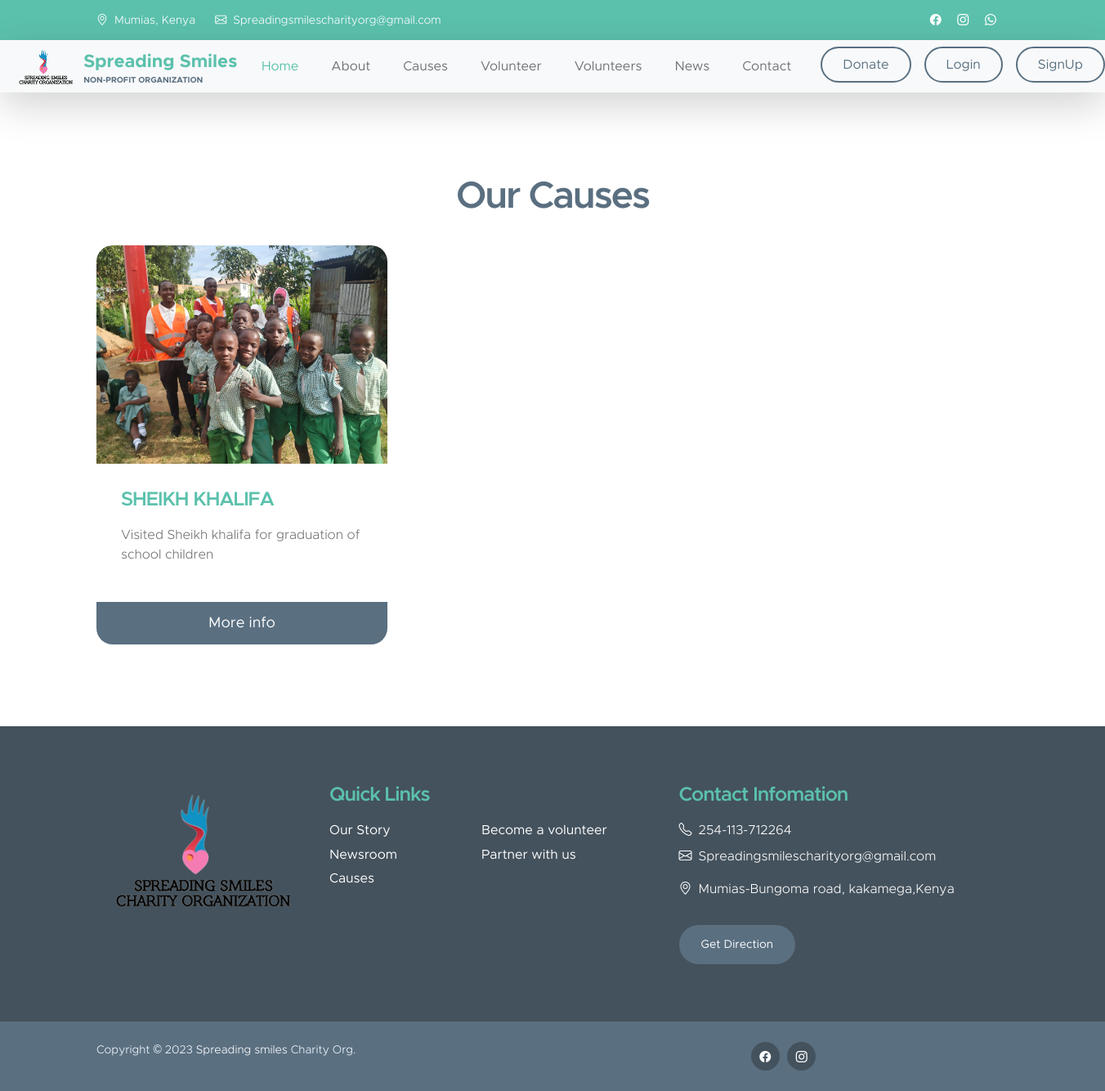
/causes, run on an earlier commit of the app's database.
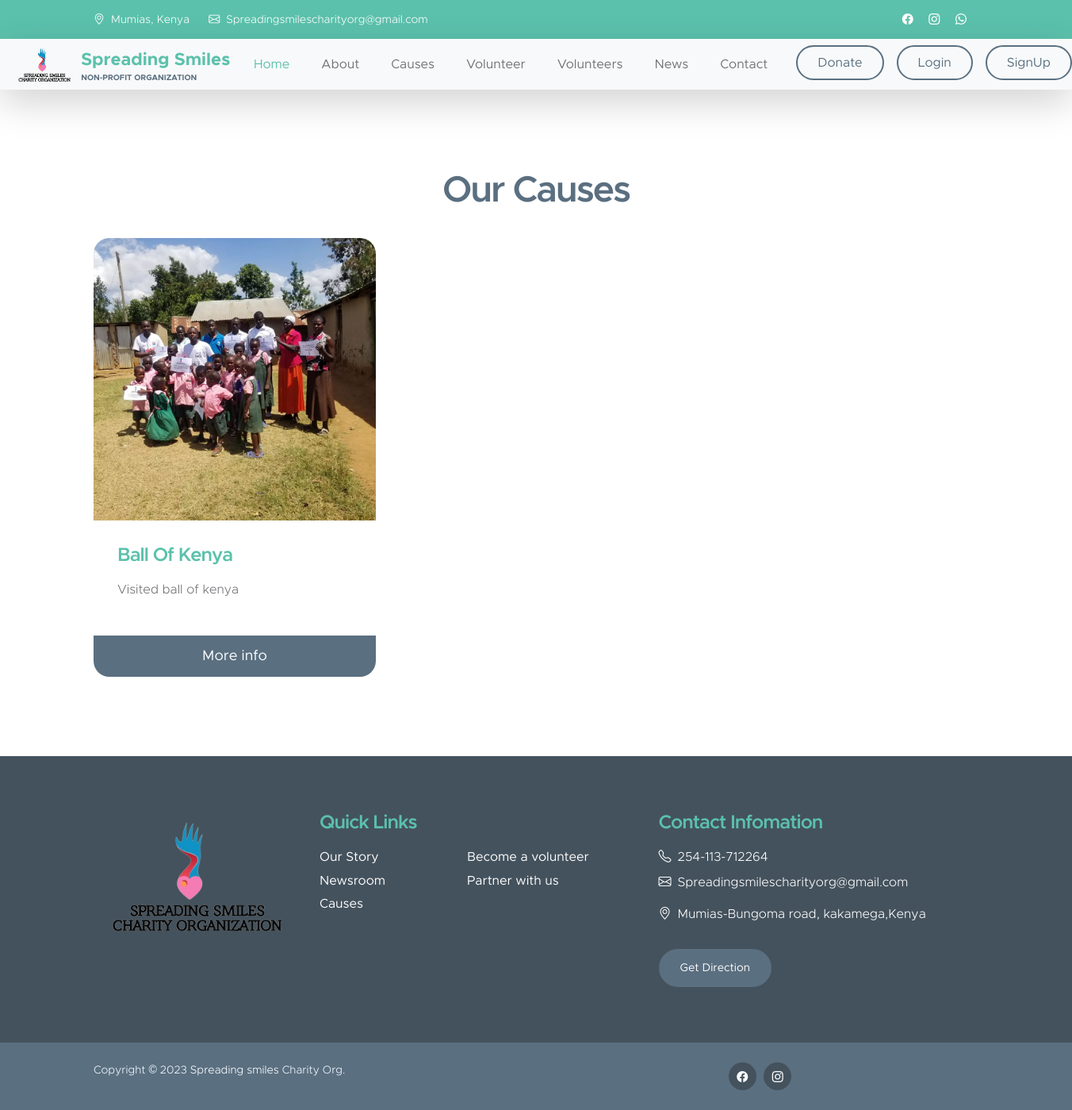
And on a later commit of the database.
### main_app/models.py (models this page shows, shortened)
class cause(models.Model):
    Title= models.CharField(max_length=40)
    profile= models.ImageField(upload_to='upload/cause')
    summary = models.CharField(max_length=300)
    info = models.CharField(max_length=10000)

### main_app/views.py (the view)
# urls.py: path('causes', views.Causes, name="Causes"),
def Causes(request):
    causes = cause.objects.all()
    return render(request, "causes.html", {"causes": causes})

### main_app/templates/causes.html (shortened to what this page needs)
{% extends "layouts/master.html" %}
{% load static %}
{% block body %}
<section class="section-padding" id="section_3">
    <div class="container">
                <div class="row">
                    <div class="col-lg-12 col-12 text-center mb-4">
                        <h2>Our Causes</h2>
                    </div>
 {% for cause in causes %}
                    <div class="col-lg-4 col-md-6 col-12 mb-4 mb-lg-0">
                        <div class="custom-block-wrap">
                            <img src="{{cause.profile.url}}"
                                class="custom-block-image img-fluid" alt="">
                            <div class="custom-block">
                                <div class="custom-block-body">
                                    <h5 class="mb-3">{{cause.Title}} </h5>
                                    <p> {{cause.summary}} </p>
                                </div>
                                <a href="{% url 'more_causes' cause.id %}" class="custom-btn btn">More info</a>
                            </div>
                        </div>
                    </div>
{% endfor %}
                </div>
        </div>
</section>
{% endblock body %}

### main_app/templates/layouts/master.html (shortened to what this page needs)
{% load static %}
<!doctype html>
<html lang="en">
<head>
    <link href="{% static 'css/bootstrap.min.css' %}" rel="stylesheet">
    <link href="{% static 'css/bootstrap-icons.css' %}" rel="stylesheet">
    <link href="{% static 'css/templatemo-kind-heart-charity.css' %}" rel="stylesheet">
</head>
{% include "layouts/navbar.html" %}
{% block body %}
{% endblock body %}
{% include 'layouts/footer.html' %}

### main_app/templates/layouts/navbar.html (shortened to what this page needs)
{% load static %}
<body id="section_1">
    <header class="site-header">
        <div class="container">
            <div class="row">
                <div class="col-lg-8 col-12 d-flex flex-wrap">
                    <p class="d-flex me-4 mb-0">
                        <i class="bi-geo-alt me-2"></i>
                        Mumias, Kenya
                    </p>
                    <p class="d-flex mb-0">
                        <i class="bi-envelope me-2"></i>
                        <a href="mailto:info@company.com">
                            Spreadingsmilescharityorg@gmail.com
                        </a>
                    </p>
                </div>
                <div class="col-lg-3 col-12 ms-auto d-lg-block d-none">
                    <ul class="social-icon">
                        <li class="social-icon-item">
                            <a href="https://www.facebook.com/spread55" class="social-icon-link bi-facebook"></a>
                        </li>
                        <li class="social-icon-item">
                            <a href="https://www.instagram.com/sp.readingsmilesorg_kenya/" class="social-icon-link bi-instagram"></a>
                        </li>
                        <li class="social-icon-item">
                            <a href="https://web.whatsapp.com/" class="social-icon-link bi-whatsapp"></a>
                        </li>
                    </ul>
                </div>
            </div>
        </div>
    </header>
    <nav class="navbar navbar-expand-lg bg-light shadow-lg">
            <a class="navbar-brand px-3" href="{% url "home" %}">
                <img src="{% static 'images/Image/header_img.png' %}" class="logo img-fluid" alt="">
                <span>
                    Spreading Smiles
                    <small>Non-profit Organization</small>
                </span>
            </a>
            <div class="collapse navbar-collapse" id="navbarNav">
                <ul class="navbar-nav ms-auto">
                    <li class="nav-item">
                        <a class="nav-link  ms-5" href="{% url "home" %}">Home</a>
                    </li>
                    <li class="nav-item">
                        <a class="nav-link " href="{% url 'About' %}">About</a>
                    </li>
                    <li class="nav-item">
                        <a class="nav-link " href="{% url 'Causes' %}">Causes</a>
                    </li>
                    <li class="nav-item">
                        <a class="nav-link " href="{% url 'Volunteer' %}">Volunteer</a>
                    </li>
                    <li class="nav-item">
                        <a class="nav-link " href="{% url "all_volunteers" %}">Volunteers</a>
                    </li>
                    <li class="nav-item">
                        <a class="nav-link " href="{% url 'Events' %}"
                            aria-expanded="false">News</a>
                    </li>
                    <li class="nav-item">
                        <a class="nav-link " href="{% url 'Contact' %}">Contact</a>
                    </li>
                    <li class="nav-item ms-3">
                        <a class="nav-link custom-btn custom-border-btn btn" href="{% url 'Donation' %}" target="_blank"  >Donate</a>
                    </li>
                {% if user.is_authenticated%}
                    <li class="nav-item ms-3">
                        <a class="nav-link custom-btn custom-border-btn btn" href="{% url 'logout'%}">logout</a>
                    </li>
                    {% else %}
                    <li class="nav-item ms-3">
                        <a class="nav-link custom-btn custom-border-btn btn" href="{% url 'signin' %}">Login</a>
                    </li>
                    <li class="nav-item ms-3">
                        <a class="nav-link custom-btn custom-border-btn btn" href="{% url 'signup' %}">SignUp</a>
                    </li>
                {% endif %}
                </ul>
            </div>
    </nav>

### main_app/templates/layouts/footer.html (shortened to what this page needs)
{% load static %}
<footer class="site-footer">
    <div class="container">
        <div class="row">
            <div class="col-lg-3 col-12 mb-4">
                <img src="{% static 'images/Image/header_img.png' %}" class="logo img-fluid w-100 me-4" alt="">
            </div>
            <div class="col-lg-4 col-md-6 col-12 mb-4">
                <h5 class="site-footer-title mb-3">Quick Links</h5>
                <ul class="footer-menu">
                    <li class="footer-menu-item"><a href="about" class="footer-menu-link">Our Story</a></li>
                    <li class="footer-menu-item"><a href="events" class="footer-menu-link">Newsroom</a></li>
                    <li class="footer-menu-item"><a href="causes" class="footer-menu-link">Causes</a></li>
                    <li class="footer-menu-item"><a href="volunteer" class="footer-menu-link">Become a volunteer</a></li>
                    <li class="footer-menu-item"><a href="contact" class="footer-menu-link">Partner with us</a></li>
                </ul>
            </div>
            <div class="col-lg-4 col-md-6 col-12 mx-auto">
                <h5 class="site-footer-title mb-3">Contact Infomation</h5>
                <p class="text-white d-flex mb-2">
                    <i class="bi-telephone me-2"></i>
                    <a href="tel: 254-113-712264" class="site-footer-link">
                        254-113-712264
                    </a>
                </p>
                <p class="text-white d-flex">
                    <i class="bi-envelope me-2"></i>
                    <a href="mailto:Spreadingsmilescharityorg@gmail.com" class="site-footer-link">
                        Spreadingsmilescharityorg@gmail.com
                    </a>
                </p>
                <p class="text-white d-flex mt-3">
                    <i class="bi-geo-alt me-2"></i>
                    Mumias-Bungoma road, kakamega,Kenya
                </p>
                <a href="map" class="custom-btn btn mt-3">Get Direction</a>
            </div>
        </div>
    </div>
    <div class="site-footer-bottom">
        <div class="container">
            <div class="row">
                <div class="col-lg-6 col-md-7 col-12">
                    <p class="copyright-text mb-0">Copyright © 2023 <a href="">Spreading smiles</a> Charity Org.
                </div>
                <div class="col-lg-6 col-md-5 col-12 d-flex justify-content-center align-items-center mx-auto">
                    <ul class="social-icon">
                        <li class="social-icon-item">
                            <a href="https://www.facebook.com/spread55" class="social-icon-link bi-facebook"></a>
                        </li>
                        <li class="social-icon-item">
                            <a href="https://www.instagram.com/sp.readingsmilesorg_kenya/" class="social-icon-link bi-instagram"></a>
                        </li>
                    </ul>
                </div>
            </div>
        </div>
    </div>
</footer>

What changed in the data, as far as the page shows it:
removed cause: profile (picture), Title "SHEIKH KHALIFA", summary "Visited Sheikh khalifa for graduation of school children"
added cause: profile (picture), Title "Ball Of Kenya", summary "Visited ball of kenya"
